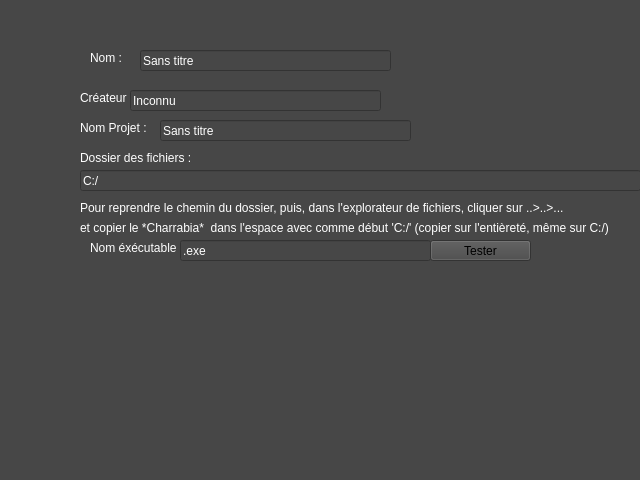
<?xml version="1.0" encoding="UTF-8"?>
<ui version="4.0">
 <class>CreateInstaller</class>
 <widget class="QWidget" name="CreateInstaller">
  <property name="geometry">
   <rect>
    <x>0</x>
    <y>0</y>
    <width>640</width>
    <height>480</height>
   </rect>
  </property>
  <property name="windowTitle">
   <string>Form</string>
  </property>
  <property name="styleSheet">
   <string notr="true">background-color: rgb(71, 71, 71);</string>
  </property>
  <widget class="QLineEdit" name="Path">
   <property name="geometry">
    <rect>
     <x>80</x>
     <y>170</y>
     <width>561</width>
     <height>21</height>
    </rect>
   </property>
   <property name="styleSheet">
    <string notr="true">color: rgb(255, 255, 255);</string>
   </property>
   <property name="text">
    <string>C:/</string>
   </property>
  </widget>
  <widget class="QLabel" name="label">
   <property name="geometry">
    <rect>
     <x>80</x>
     <y>150</y>
     <width>111</width>
     <height>16</height>
    </rect>
   </property>
   <property name="styleSheet">
    <string notr="true">color: rgb(255, 255, 255);</string>
   </property>
   <property name="text">
    <string>Dossier des fichiers :</string>
   </property>
  </widget>
  <widget class="QLabel" name="label_2">
   <property name="geometry">
    <rect>
     <x>80</x>
     <y>200</y>
     <width>551</width>
     <height>16</height>
    </rect>
   </property>
   <property name="styleSheet">
    <string notr="true">color: rgb(255, 255, 255);</string>
   </property>
   <property name="text">
    <string>Pour reprendre le chemin du dossier, puis, dans l'explorateur de fichiers, cliquer sur ..&gt;..&gt;...</string>
   </property>
  </widget>
  <widget class="QLabel" name="label_3">
   <property name="geometry">
    <rect>
     <x>80</x>
     <y>220</y>
     <width>551</width>
     <height>16</height>
    </rect>
   </property>
   <property name="styleSheet">
    <string notr="true">color: rgb(255, 255, 255);</string>
   </property>
   <property name="text">
    <string>et copier le *Charrabia*  dans l'espace avec comme début 'C:/' (copier sur l'entièreté, même sur C:/)</string>
   </property>
  </widget>
  <widget class="QLineEdit" name="Name">
   <property name="geometry">
    <rect>
     <x>140</x>
     <y>50</y>
     <width>251</width>
     <height>21</height>
    </rect>
   </property>
   <property name="styleSheet">
    <string notr="true">color: rgb(255, 255, 255);</string>
   </property>
   <property name="text">
    <string>Sans titre</string>
   </property>
  </widget>
  <widget class="QLabel" name="label_4">
   <property name="geometry">
    <rect>
     <x>90</x>
     <y>50</y>
     <width>41</width>
     <height>16</height>
    </rect>
   </property>
   <property name="styleSheet">
    <string notr="true">color: rgb(255, 255, 255);</string>
   </property>
   <property name="text">
    <string>Nom :</string>
   </property>
  </widget>
  <widget class="QLabel" name="label_5">
   <property name="geometry">
    <rect>
     <x>80</x>
     <y>90</y>
     <width>61</width>
     <height>16</height>
    </rect>
   </property>
   <property name="styleSheet">
    <string notr="true">color: rgb(255, 255, 255);</string>
   </property>
   <property name="text">
    <string>Créateur :</string>
   </property>
  </widget>
  <widget class="QLineEdit" name="Creator">
   <property name="geometry">
    <rect>
     <x>130</x>
     <y>90</y>
     <width>251</width>
     <height>21</height>
    </rect>
   </property>
   <property name="styleSheet">
    <string notr="true">color: rgb(255, 255, 255);</string>
   </property>
   <property name="text">
    <string>Inconnu</string>
   </property>
  </widget>
  <widget class="QLabel" name="label_7">
   <property name="geometry">
    <rect>
     <x>80</x>
     <y>120</y>
     <width>81</width>
     <height>16</height>
    </rect>
   </property>
   <property name="styleSheet">
    <string notr="true">color: rgb(255, 255, 255);</string>
   </property>
   <property name="text">
    <string>Nom Projet :</string>
   </property>
  </widget>
  <widget class="QLineEdit" name="Name_Project">
   <property name="geometry">
    <rect>
     <x>160</x>
     <y>120</y>
     <width>251</width>
     <height>21</height>
    </rect>
   </property>
   <property name="styleSheet">
    <string notr="true">color: rgb(255, 255, 255);</string>
   </property>
   <property name="text">
    <string>Sans titre</string>
   </property>
  </widget>
  <widget class="QLabel" name="label_8">
   <property name="geometry">
    <rect>
     <x>90</x>
     <y>240</y>
     <width>101</width>
     <height>16</height>
    </rect>
   </property>
   <property name="styleSheet">
    <string notr="true">color: rgb(255, 255, 255);</string>
   </property>
   <property name="text">
    <string>Nom éxécutable :</string>
   </property>
  </widget>
  <widget class="QLineEdit" name="Executable">
   <property name="geometry">
    <rect>
     <x>180</x>
     <y>240</y>
     <width>251</width>
     <height>21</height>
    </rect>
   </property>
   <property name="styleSheet">
    <string notr="true">color: rgb(255, 255, 255);</string>
   </property>
   <property name="text">
    <string>.exe</string>
   </property>
  </widget>
  <widget class="QPushButton" name="TestExecutable">
   <property name="geometry">
    <rect>
     <x>430</x>
     <y>240</y>
     <width>101</width>
     <height>21</height>
    </rect>
   </property>
   <property name="text">
    <string>Tester</string>
   </property>
  </widget>
 </widget>
 <resources/>
 <connections/>
</ui>
